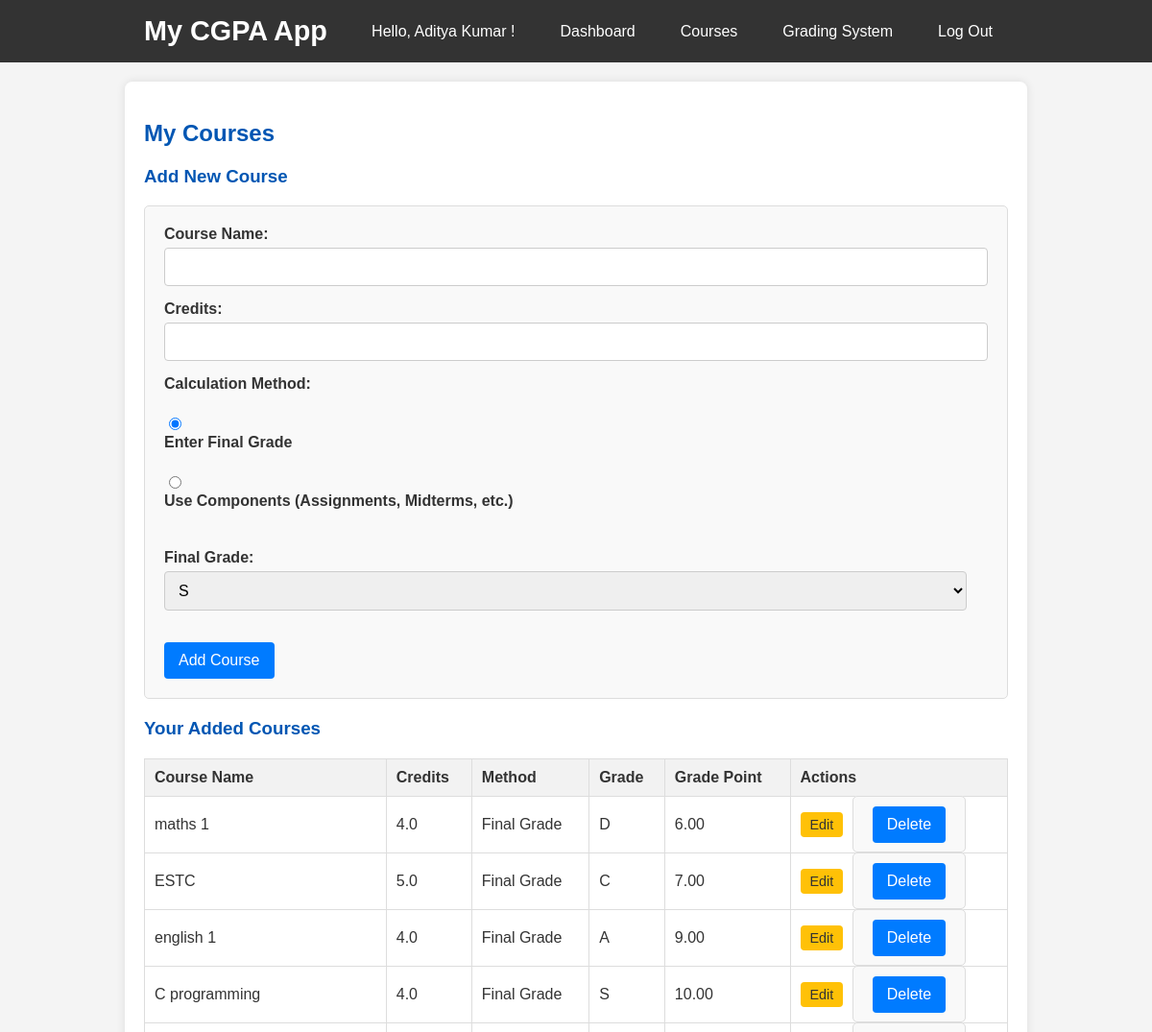
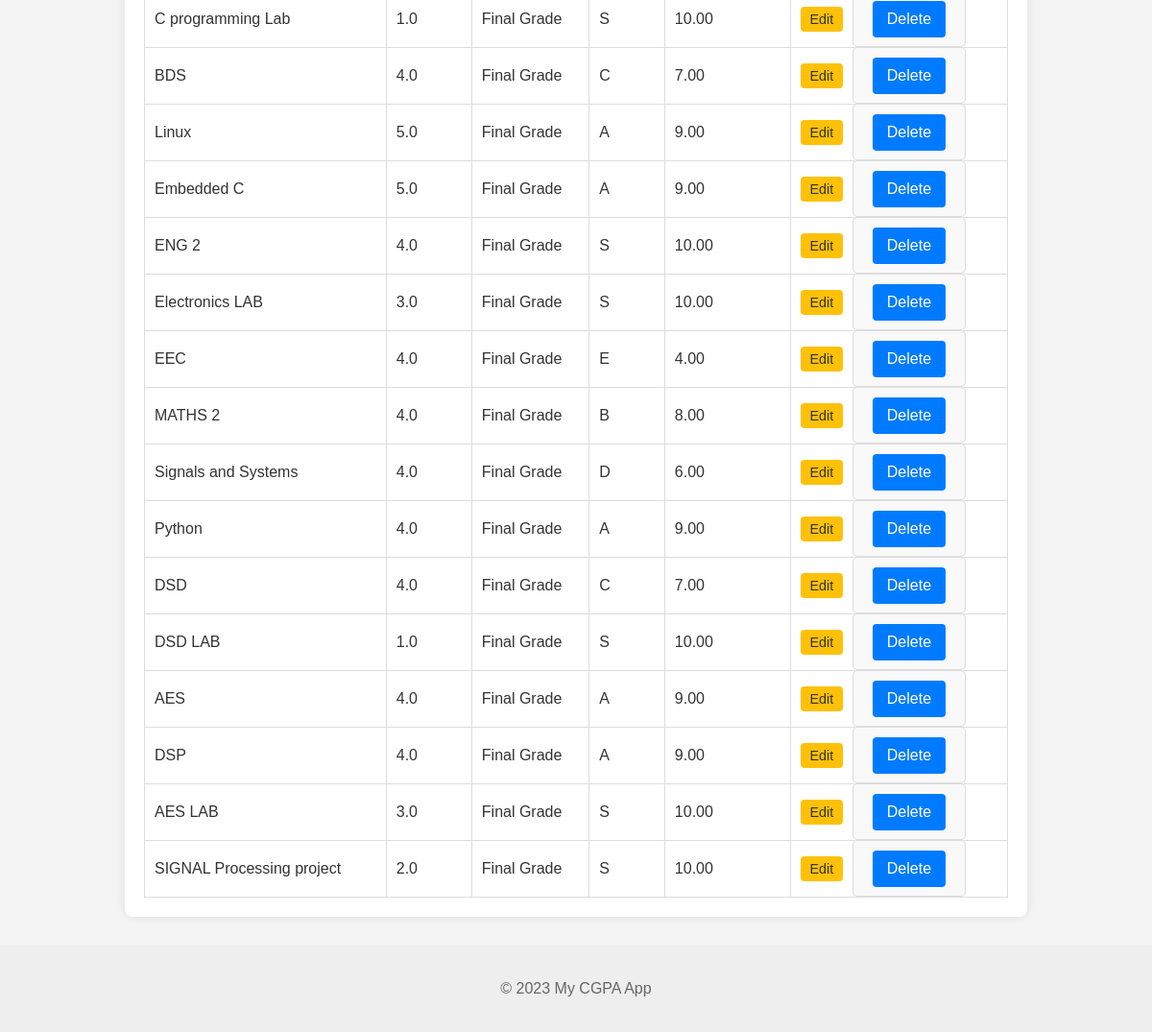
The page /courses (signed in) on the database its author committed (2 pictures, top to bottom).
### tables this page shows
CREATE TABLE users (
            id INTEGER PRIMARY KEY AUTOINCREMENT,
            username TEXT UNIQUE NOT NULL,
            password TEXT NOT NULL
        );

CREATE TABLE courses (
            id INTEGER PRIMARY KEY AUTOINCREMENT,
            user_id INTEGER NOT NULL,
            name TEXT NOT NULL,
            credits REAL NOT NULL,
            calculation_method TEXT DEFAULT 'final_grade', -- 'final_grade' or 'components'
            final_grade_letter TEXT, -- Stored if method is 'final_grade' or calculated from components
            final_grade_point REAL,  -- Stored if method is 'final_grade' or calculated from components
            FOREIGN KEY (user_id) REFERENCES users(id) ON DELETE CASCADE
        );

### app.py (the view, shortened to what this page needs)
@app.route('/courses', methods=('GET', 'POST'))
def courses():
    if g.user is None:
        return redirect(url_for('login'))
    db = get_db()
    cursor = db.cursor()
    user_courses = cursor.execute("SELECT id, name, credits, calculation_method, final_grade_letter, final_grade_point FROM courses WHERE user_id = ?", (g.user['id'],)).fetchall()
    db.close()
    courses_for_display = []
    for course in user_courses:
        course_data = dict(course) # Convert row to mutable dict
        if course_data['calculation_method'] == 'components':
            percentage_score, calculated_grade_point, calculated_grade_letter = calculate_course_final_grade(course_data['id'], g.grading_system)
            course_data['display_grade_letter'] = calculated_grade_letter if calculated_grade_letter else "N/A"
            course_data['display_grade_point'] = "%.2f (%.1f%%)" % (calculated_grade_point, percentage_score) if calculated_grade_point is not None else "N/A"
        else: # final_grade method
            course_data['display_grade_letter'] = course_data['final_grade_letter'] if course_data['final_grade_letter'] else "N/A"
            course_data['display_grade_point'] = "%.2f" % course_data['final_grade_point'] if course_data['final_grade_point'] is not None else "N/A"
        courses_for_display.append(course_data)
    available_grades = sorted(g.grading_system.keys(), key=lambda x: g.grading_system[x], reverse=True)
    return render_template('courses.html', courses=courses_for_display, available_grades=available_grades)

### app.py (called while the page is built)
def get_user_grading_system(user_id):
    db = get_db()
    cursor = db.cursor()
    cursor.execute("SELECT grade_letter, grade_point FROM grading_systems WHERE user_id = ?", (user_id,))
    grading_system_rows = cursor.fetchall()
    db.close()
    grading_system_map = {row['grade_letter'].upper(): row['grade_point'] for row in grading_system_rows}
    return grading_system_map

@app.before_request
def load_logged_in_user():
    user_id = session.get('user_id')
    if user_id is None:
        g.user = None
        g.grading_system = {} # No grading system if not logged in
    else:
        db = get_db()
        cursor = db.cursor()
        g.user = cursor.execute("SELECT * FROM users WHERE id = ?", (user_id,)).fetchone()
        db.close()
        g.grading_system = get_user_grading_system(user_id) # Load user's grading system

@app.teardown_appcontext
def close_connection(exception):
    db = getattr(g, '_database', None)
    if db is not None:
        db.close()

### database.py (called while the page is built)
def get_db():
    conn = sqlite3.connect(DATABASE)
    conn.row_factory = sqlite3.Row # This makes rows behave like dictionaries
    return conn

### templates/courses.html (shortened to what this page needs)
{% extends 'base.html' %}
{% block content %}
    <h2>My Courses</h2>
    <h3>Add New Course</h3>
    <form method="post">
        <label for="name">Course Name:</label>
        <input type="text" id="name" name="name" required>
        <label for="credits">Credits:</label>
        <input type="number" id="credits" name="credits" step="0.5" min="0.5" required>
        <label>Calculation Method:</label><br>
        <input type="radio" id="method_final_grade" name="calculation_method" value="final_grade" checked>
        <label for="method_final_grade">Enter Final Grade</label><br>
        <input type="radio" id="method_components" name="calculation_method" value="components">
        <label for="method_components">Use Components (Assignments, Midterms, etc.)</label>
        <br><br>
        <div id="final_grade_input_section">
            <label for="grade_letter">Final Grade:</label>
            <select id="grade_letter" name="grade_letter">
                {% if available_grades %}
                    {% for grade in available_grades %}
                        <option value="{{ grade }}">{{ grade }}</option>
                    {% endfor %}
                {% else %}
                    <option value="">No grades defined. Please go to <a href="{{ url_for('grading_system') }}">Grading System</a> to add some!</option>
                {% endif %}
            </select>
        </div>
        <br>
        <button type="submit">Add Course</button>
    </form>
    {% if courses %}
        <h3>Your Added Courses</h3>
        <table>
            <thead>
                <tr>
                    <th>Course Name</th>
                    <th>Credits</th>
                    <th>Method</th>
                    <th>Grade</th>
                    <th>Grade Point</th>
                    <th>Actions</th>
                </tr>
            </thead>
            <tbody>
                {% for course in courses %}
                    <tr>
                        <td>{{ course.name }}</td>
                        <td>{{ "%.1f" % course.credits }}</td>
                        <td>{{ 'Components' if course.calculation_method == 'components' else 'Final Grade' }}</td>
                        <td>{{ course.display_grade_letter }}</td>
                        <td>{{ course.display_grade_point }}</td>
                        <td>
                            <a href="{{ url_for('edit_course', course_id=course.id) }}" class="edit-btn">Edit</a>
                            <form action="{{ url_for('delete_course', course_id=course.id) }}" method="post" style="display:inline;">
                                <button type="submit" class="delete-btn">Delete</button>
                            </form>
                        </td>
                    </tr>
                {% endfor %}
            </tbody>
        </table>
    {% else %}
        <p>You haven't added any courses yet. Add one above!</p>
    {% endif %}
{% endblock %}

### templates/base.html (shortened to what this page needs)
<!DOCTYPE html>
<html lang="en">
<head>
    <link rel="stylesheet" href="{{ url_for('static', filename='style.css') }}">
</head>
<body>
    <header>
        <nav>
            <h1><a href="{{ url_for('index') }}">My CGPA App</a></h1>
            <ul class="nav-links">
                {% if g.user %}
                    <li><span class="nav-username">Hello, {{ g.user['username'] }}!</span></li>
                    <li><a href="{{ url_for('dashboard') }}" class="nav-item">Dashboard</a></li>
                    <li><a href="{{ url_for('courses') }}" class="nav-item">Courses</a></li>
                    <li><a href="{{ url_for('grading_system') }}" class="nav-item">Grading System</a></li>
                    <li><a href="{{ url_for('logout') }}" class="nav-item">Log Out</a></li>
                {% else %}
                    <li><a href="{{ url_for('register') }}" class="nav-item">Register</a></li>
                    <li><a href="{{ url_for('login') }}" class="nav-item">Log In</a></li>
                {% endif %}
            </ul>
        </nav>
    </header>
    <main>
        {% block content %}{% endblock %}
    </main>
    <footer>
        <p>&copy; 2023 My CGPA App</p>
    </footer>
</body>
</html>

### static/style.css (style rules this page uses)
body { font-family: Arial, sans-serif; margin: 0; padding: 0; background-color: #f4f4f4; color: #333; }
header { background-color: #333; color: #fff; padding: 1rem 0; text-align: center; }
header nav { display: flex; justify-content: space-between; align-items: center; max-width: 900px; margin: 0 auto; padding: 0 20px; }
header h1 { margin: 0; font-size: 1.8rem; }
header h1 a { color: #fff; text-decoration: none; }
header ul { list-style: none; margin: 0; padding: 0; display: flex; gap: 15px; }
header ul li a, header ul li span { color: #fff; text-decoration: none; padding: 0.5rem 1rem; border-radius: 5px; transition: background-color 0.3s ease; }
main { max-width: 900px; margin: 20px auto; padding: 20px; background-color: #fff; box-shadow: 0 0 10px rgba(0, 0, 0, 0.1); border-radius: 8px; }
footer { text-align: center; padding: 20px; margin-top: 30px; background-color: #eee; color: #666; }
h2, h3 { color: #0056b3; }
form { background-color: #f9f9f9; padding: 20px; border-radius: 5px; margin-bottom: 20px; border: 1px solid #ddd; }
form label { display: block; margin-bottom: 5px; font-weight: bold; }
form input[type="text"], form input[type="password"], form input[type="number"], form select { width: calc(100% - 22px); padding: 10px; margin-bottom: 15px; border: 1px solid #ccc; border-radius: 4px; font-size: 1rem; }
form button[type="submit"] { background-color: #007bff; color: white; padding: 10px 15px; border: none; border-radius: 4px; cursor: pointer; font-size: 1rem; transition: background-color 0.3s ease; }
table { width: 100%; border-collapse: collapse; margin-top: 20px; }
table, th, td { border: 1px solid #ddd; }
th, td { padding: 10px; text-align: left; }
th { background-color: #f2f2f2; font-weight: bold; }
.delete-btn { background-color: #dc3545; color: white; padding: 5px 10px; border: none; border-radius: 4px; cursor: pointer; font-size: 0.9rem; }
.edit-btn { background-color: #ffc107; color: #333; padding: 5px 10px; border: none; border-radius: 4px; cursor: pointer; font-size: 0.9rem; text-decoration: none; display: inline-block; margin-right: 5px; }

### rows shown on the page
users: user.username "Aditya Kumar"
courses: name "maths 1", credits "4.0", calculation_method "Final Grade", display_grade_letter "D", display_grade_point "6.00"
courses: name "ESTC", credits "5.0", calculation_method "Final Grade", display_grade_letter "C", display_grade_point "7.00"
courses: name "english 1", credits "4.0", calculation_method "Final Grade", display_grade_letter "A", display_grade_point "9.00"
courses: name "C programming", credits "4.0", calculation_method "Final Grade", display_grade_letter "S", display_grade_point "10.00"
courses: name "C programming Lab", credits "1.0", calculation_method "Final Grade", display_grade_letter "S", display_grade_point "10.00"
courses: name "BDS", credits "4.0", calculation_method "Final Grade", display_grade_letter "C", display_grade_point "7.00"
courses: name "Linux", credits "5.0", calculation_method "Final Grade", display_grade_letter "A", display_grade_point "9.00"
courses: name "Embedded C", credits "5.0", calculation_method "Final Grade", display_grade_letter "A", display_grade_point "9.00"
courses: name "ENG 2", credits "4.0", calculation_method "Final Grade", display_grade_letter "S", display_grade_point "10.00"
courses: name "Electronics LAB", credits "3.0", calculation_method "Final Grade", display_grade_letter "S", display_grade_point "10.00"
courses: name "EEC", credits "4.0", calculation_method "Final Grade", display_grade_letter "E", display_grade_point "4.00"
courses: name "MATHS 2", credits "4.0", calculation_method "Final Grade", display_grade_letter "B", display_grade_point "8.00"
courses: name "Signals and Systems", credits "4.0", calculation_method "Final Grade", display_grade_letter "D", display_grade_point "6.00"
courses: name "Python", credits "4.0", calculation_method "Final Grade", display_grade_letter "A", display_grade_point "9.00"
courses: name "DSD", credits "4.0", calculation_method "Final Grade", display_grade_letter "C", display_grade_point "7.00"
courses: name "DSD LAB", credits "1.0", calculation_method "Final Grade", display_grade_letter "S", display_grade_point "10.00"
courses: name "AES", credits "4.0", calculation_method "Final Grade", display_grade_letter "A", display_grade_point "9.00"
courses: name "DSP", credits "4.0", calculation_method "Final Grade", display_grade_letter "A", display_grade_point "9.00"
courses: name "AES LAB", credits "3.0", calculation_method "Final Grade", display_grade_letter "S", display_grade_point "10.00"
courses: name "SIGNAL Processing project", credits "2.0", calculation_method "Final Grade", display_grade_letter "S", display_grade_point "10.00"

### other values the page prints
form field grade_letter "S"
